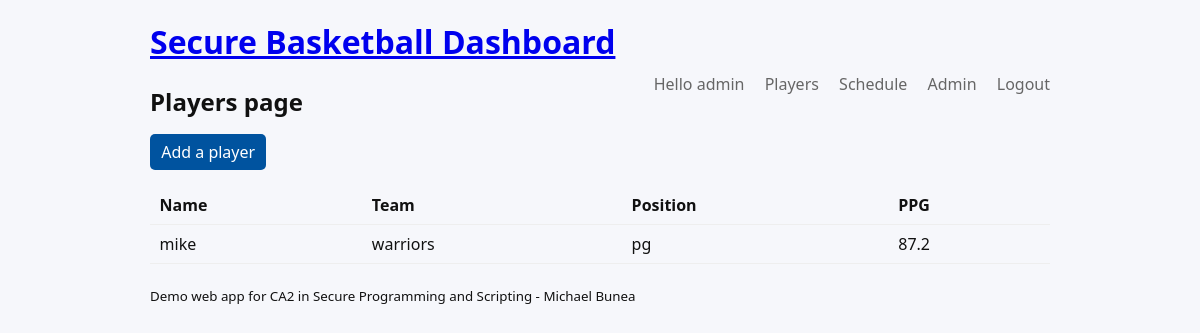
Screenshot of /players (signed in) with the database file from the repository.
### model.py (models this page shows, shortened)
class User(db.Model, UserMixin):
    __tablename__ = "users"
    id = db.Column(db.Integer, primary_key=True)
    username = db.Column(db.String(80), unique=True, nullable=False)
    email = db.Column(db.String(120), unique=True, nullable=False)
    nickname = db.Column(db.String(80), unique=True, nullable=False)
    password_hashed = db.Column(db.String(200), nullable=False)
    role = db.Column(db.String(10), nullable=False) # this is the user or admin role
    is_admin = db.Column(db.Boolean, nullable=False, default=False)#this is to check if the user is an admin or user

class Player(db.Model):
    __tablename__ = "players"
    id = db.Column(db.Integer, primary_key=True)
    name = db.Column(db.String(100), nullable=False)
    team = db.Column(db.String(100), nullable=False)
    position = db.Column(db.String(20), nullable=False)
    ppg = db.Column(db.Float, nullable=False)
    bio = db.Column(db.Text, nullable=False) #true?
    contract = db.Column(db.LargeBinary, nullable=True)#this will be encrypted and only admin can see this encrypted field

### app.py (the view)
@app.route('/players')
@login_required
def player():
    players = Player.query.all()
    return render_template('players.html', players=players)

### app.py (called while the page is built)
@login_manager.user_loader
def load_user(user_id):
    return User.query.get(int(user_id))

@app.before_request
def block_methods():
    allowed_methods = ['GET', 'POST']
    if request.method not in allowed_methods:
        app.logger.warning(f"Unauthorized request {request.method} detected")
        abort(405)

@app.before_request
def port_check():
    allowed_ports = ["80", "443", "5000"]
    port = request.environ.get("SERVER_PORT", "UNKNOWN")
    if port not in allowed_ports:
        app.logger.warning(f"Unauthorized request from port:{port} detected")
        abort(403)

@app.after_request
def add_header(response):
    return sec_headers(response)

### security.py (called while the page is built)
def sec_headers(response):
    response.headers["Content-Security-Policy"] = "default-src 'self'; style-src 'self'; script-src 'self'" #this will prevent most XSS
    response.headers["X-Content-Type-Options"] = "nosniff" # this will prevebt MIME sniffing
    response.headers["X-Frame-Options"] = "DENY" # this will prevent clickjacking
    response.headers["X-XSS-Protection"] = "1; mode=block" # this will help protect against XSS
    response.headers["Referrer-Policy"] = "no-referrer" # this will hude sensitive URLS
    return response

### templates/players.html (shortened to what this page needs)
{%extends 'index.html'%}
{%block content%}
    <h2>Players page</h2>
    <p><a href="{{ url_for('add_player') }}" class="btn">Add a player</a></p>
    {%if players%}
        <table class="list-table">
            <thead>
                <tr>
                    <th>Name</th>
                    <th>Team</th>
                    <th>Position</th>
                    <th>PPG</th>
                </tr>
            </thead>
            <tbody>
                {%for player in players%}
                <tr>
                    <td>{{player.name}}</td>
                    <td>{{player.team}}</td>
                    <td>{{player.position}}</td>
                    <td>{{player.ppg}}</td>
                </tr>
                {%endfor%}
            </tbody>
        </table>
    {%else%}
        <p>No players in the list</p>
    {%endif%}
{% endblock %}

### templates/index.html (shortened to what this page needs)
<!doctype html>
<html lang="en">
<head>
    <link rel = "stylesheet" type = "text/css" href = "{{ url_for('static', filename='style.css') }}">
</head>
<body>
    <header class = "header">
        <div class = "container">
            <h1 class = "header__title"><a href="{{ url_for('dashboard') }}">Secure Basketball Dashboard</a></h1>
            <nav class = "main-nav">
                {% if current_user.is_authenticated %}
                <span class = "nav-item">Hello {{ current_user.username }}</span>
                <a class="nav-item" href="{{ url_for('player') }}">Players</a>
                <a class="nav-item" href="{{ url_for('schedule') }}">Schedule</a>
                {%if current_user.role == 'admin'%}
                  <a class="nav-item" href="{{ url_for('admin') }}">Admin</a>
                {%endif%}
                <a class="nav-item" href="{{ url_for('logout') }}">Logout</a>
                {%else%}
                  <a class="nav-item" href="{{ url_for('login') }}">Login</a>
                  <a class="nav-item" href="{{ url_for('register') }}">Register</a>
                {%endif%}
            </nav>
        </div>
    </header>
<main class = "container">
    {% block content %}{% endblock %}
</main>
<footer class = "footer">
    <div class = "container">
        <small>Demo web app for CA2 in Secure Programming and Scripting - Michael Bunea</small>
    </div>
</footer>
</body>
</html>

### static/style.css (style rules this page uses)
:root { --bg: #f6f7fb; --card: #ffffff; --accent: #00539f; --muted: #666; --success: #2d8a4a; }
body { font-family: system-ui, "Helvetica Neue", Arial; margin: 0; background: var(--bg); color: #111; line-height: 1.4; }
.container { width: 90%; max-width: 900px; margin: 1.25rem auto; }
.main-nav { float: right; }
.main-nav .nav-item { margin-left: 1rem; text-decoration: none; color: var(--muted); }
h1,h2,h3 { margin: 0 0 0.5rem 0; }
.list-table { width: 100%; border-collapse: collapse; maargin-top: 1rem; }
.list-table th, .list-table td { padding: 0.5rem 0.6rem; border-bottom: 1px solid #eee; text-align: left; }
.btn { background: var(--accent); color: #fff; padding: 0.4rem 0.7rem; border-radius: 5px; text-decoration: none; display: inline-block; }

### rows the page displays
User: username "admin"
Player: name "mike", team "warriors", position "pg", ppg "87.2"
